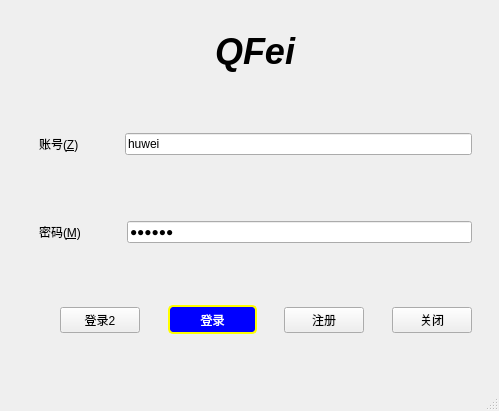
<?xml version="1.0" encoding="UTF-8"?>
<ui version="4.0">
 <class>MainWindow</class>
 <widget class="QMainWindow" name="MainWindow">
  <property name="geometry">
   <rect>
    <x>0</x>
    <y>0</y>
    <width>499</width>
    <height>411</height>
   </rect>
  </property>
  <property name="windowTitle">
   <string>MainWindow</string>
  </property>
  <widget class="QWidget" name="centralwidget">
   <widget class="QWidget" name="widget" native="true">
    <property name="geometry">
     <rect>
      <x>30</x>
      <y>10</y>
      <width>451</width>
      <height>351</height>
     </rect>
    </property>
    <layout class="QVBoxLayout" name="verticalLayout">
     <item>
      <widget class="QWidget" name="widget_5" native="true">
       <layout class="QHBoxLayout" name="horizontalLayout_4">
        <item>
         <spacer name="horizontalSpacer_4">
          <property name="orientation">
           <enum>Qt::Horizontal</enum>
          </property>
          <property name="sizeHint" stdset="0">
           <size>
            <width>40</width>
            <height>20</height>
           </size>
          </property>
         </spacer>
        </item>
        <item>
         <widget class="QLabel" name="label">
          <property name="font">
           <font>
            <pointsize>27</pointsize>
            <italic>true</italic>
            <bold>true</bold>
           </font>
          </property>
          <property name="text">
           <string>QFei</string>
          </property>
         </widget>
        </item>
        <item>
         <spacer name="horizontalSpacer_5">
          <property name="orientation">
           <enum>Qt::Horizontal</enum>
          </property>
          <property name="sizeHint" stdset="0">
           <size>
            <width>40</width>
            <height>20</height>
           </size>
          </property>
         </spacer>
        </item>
       </layout>
      </widget>
     </item>
     <item>
      <spacer name="verticalSpacer">
       <property name="orientation">
        <enum>Qt::Vertical</enum>
       </property>
       <property name="sizeType">
        <enum>QSizePolicy::Fixed</enum>
       </property>
       <property name="sizeHint" stdset="0">
        <size>
         <width>20</width>
         <height>5</height>
        </size>
       </property>
      </spacer>
     </item>
     <item>
      <widget class="QWidget" name="widget_2" native="true">
       <layout class="QHBoxLayout" name="horizontalLayout_2">
        <item>
         <widget class="QLabel" name="label_2">
          <property name="text">
           <string>账号(&amp;Z)</string>
          </property>
          <property name="buddy">
           <cstring>lineEdit</cstring>
          </property>
         </widget>
        </item>
        <item>
         <spacer name="horizontalSpacer_6">
          <property name="orientation">
           <enum>Qt::Horizontal</enum>
          </property>
          <property name="sizeType">
           <enum>QSizePolicy::Minimum</enum>
          </property>
          <property name="sizeHint" stdset="0">
           <size>
            <width>40</width>
            <height>20</height>
           </size>
          </property>
         </spacer>
        </item>
        <item>
         <widget class="QtMaterialAutoComplete" name="lineEdit">
          <property name="text">
           <string>huwei</string>
          </property>
         </widget>
        </item>
       </layout>
      </widget>
     </item>
     <item>
      <widget class="QWidget" name="widget_3" native="true">
       <layout class="QHBoxLayout" name="horizontalLayout">
        <item>
         <widget class="QLabel" name="label_3">
          <property name="text">
           <string>密码(&amp;M)</string>
          </property>
          <property name="buddy">
           <cstring>lineEdit_2</cstring>
          </property>
         </widget>
        </item>
        <item>
         <spacer name="horizontalSpacer_7">
          <property name="orientation">
           <enum>Qt::Horizontal</enum>
          </property>
          <property name="sizeType">
           <enum>QSizePolicy::Minimum</enum>
          </property>
          <property name="sizeHint" stdset="0">
           <size>
            <width>40</width>
            <height>20</height>
           </size>
          </property>
         </spacer>
        </item>
        <item>
         <widget class="QtMaterialAutoComplete" name="lineEdit_2">
          <property name="text">
           <string>123456</string>
          </property>
          <property name="echoMode">
           <enum>QLineEdit::Password</enum>
          </property>
         </widget>
        </item>
       </layout>
      </widget>
     </item>
     <item>
      <widget class="QWidget" name="widget_4" native="true">
       <layout class="QHBoxLayout" name="horizontalLayout_3">
        <item>
         <spacer name="horizontalSpacer_2">
          <property name="orientation">
           <enum>Qt::Horizontal</enum>
          </property>
          <property name="sizeHint" stdset="0">
           <size>
            <width>40</width>
            <height>20</height>
           </size>
          </property>
         </spacer>
        </item>
        <item>
         <widget class="QPushButton" name="pushButton_4">
          <property name="text">
           <string>登录2</string>
          </property>
         </widget>
        </item>
        <item>
         <spacer name="horizontalSpacer_8">
          <property name="orientation">
           <enum>Qt::Horizontal</enum>
          </property>
          <property name="sizeHint" stdset="0">
           <size>
            <width>40</width>
            <height>20</height>
           </size>
          </property>
         </spacer>
        </item>
        <item>
         <widget class="QPushButton" name="pushButton">
          <property name="sizePolicy">
           <sizepolicy hsizetype="Fixed" vsizetype="Fixed">
            <horstretch>0</horstretch>
            <verstretch>0</verstretch>
           </sizepolicy>
          </property>
          <property name="minimumSize">
           <size>
            <width>89</width>
            <height>29</height>
           </size>
          </property>
          <property name="styleSheet">
           <string notr="true">QPushButton { background-color: blue; color: white; border-radius: 5px; border: 2px solid yellow; }
QPushButton:hover { background-color: red; }</string>
          </property>
          <property name="text">
           <string>登录</string>
          </property>
         </widget>
        </item>
        <item>
         <spacer name="horizontalSpacer">
          <property name="orientation">
           <enum>Qt::Horizontal</enum>
          </property>
          <property name="sizeHint" stdset="0">
           <size>
            <width>40</width>
            <height>20</height>
           </size>
          </property>
         </spacer>
        </item>
        <item>
         <widget class="QPushButton" name="pushButton_2">
          <property name="styleSheet">
           <string notr="true"> QPushButton:open { /* when the button has its menu open */
     background-color: qlineargradient(x1: 0, y1: 0, x2: 0, y2: 1,
                                       stop: 0 #dadbde, stop: 1 #f6f7fa);
 }

 QPushButton::menu-indicator {
     image: url(menu_indicator.png);
     subcontrol-origin: padding;
     subcontrol-position: bottom right;
 }

 QPushButton::menu-indicator:pressed, QPushButton::menu-indicator:open {
     position: relative;
     top: 2px; left: 2px; /* shift the arrow by 2 px */
 }
</string>
          </property>
          <property name="text">
           <string>注册</string>
          </property>
         </widget>
        </item>
        <item>
         <spacer name="horizontalSpacer_3">
          <property name="orientation">
           <enum>Qt::Horizontal</enum>
          </property>
          <property name="sizeHint" stdset="0">
           <size>
            <width>40</width>
            <height>20</height>
           </size>
          </property>
         </spacer>
        </item>
        <item>
         <widget class="QPushButton" name="pushButton_3">
          <property name="text">
           <string>关闭</string>
          </property>
         </widget>
        </item>
       </layout>
      </widget>
     </item>
    </layout>
   </widget>
  </widget>
  <widget class="QMenuBar" name="menubar">
   <property name="geometry">
    <rect>
     <x>0</x>
     <y>0</y>
     <width>499</width>
     <height>25</height>
    </rect>
   </property>
  </widget>
  <widget class="QStatusBar" name="statusbar"/>
 </widget>
 <customwidgets>
  <customwidget>
   <class>QtMaterialAutoComplete</class>
   <extends>QLineEdit</extends>
   <header location="global">qtmaterialautocomplete.h</header>
  </customwidget>
 </customwidgets>
 <resources/>
 <connections/>
</ui>
